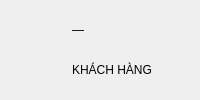
             <widget class="QFrame" name="frameKpiUsers">
              <property name="card" stdset="0">
               <bool>true</bool>
              </property>
              <property name="minimumSize">
               <size>
                <width>0</width>
                <height>84</height>
               </size>
              </property>
              <layout class="QHBoxLayout" name="horizontalLayoutKpiUsers">
               <property name="spacing">
                <number>12</number>
               </property>
               <property name="leftMargin">
                <number>14</number>
               </property>
               <property name="topMargin">
                <number>10</number>
               </property>
               <property name="rightMargin">
                <number>14</number>
               </property>
               <property name="bottomMargin">
                <number>10</number>
               </property>
               <item>
                <widget class="QLabel" name="labelKpiUsersIcon">
                 <property name="minimumSize">
                  <size>
                   <width>46</width>
                   <height>46</height>
                  </size>
                 </property>
                 <property name="maximumSize">
                  <size>
                   <width>46</width>
                   <height>46</height>
                  </size>
                 </property>
                 <property name="text">
                  <string />
                 </property>
                 <property name="pixmap">
                  <pixmap>../images/ic_kpi_users.png</pixmap>
                 </property>
                 <property name="scaledContents">
                  <bool>true</bool>
                 </property>
                </widget>
               </item>
               <item>
                <layout class="QVBoxLayout" name="verticalLayoutKpiUsers">
                 <property name="spacing">
                  <number>0</number>
                 </property>
                 <property name="leftMargin">
                  <number>0</number>
                 </property>
                 <property name="topMargin">
                  <number>0</number>
                 </property>
                 <property name="rightMargin">
                  <number>0</number>
                 </property>
                 <property name="bottomMargin">
                  <number>0</number>
                 </property>
                 <item>
                  <widget class="QLabel" name="labelKpiUsers">
                   <property name="text">
                    <string>—</string>
                   </property>
                   <property name="kpi" stdset="0">
                    <string notr="true">value</string>
                   </property>
                  </widget>
                 </item>
                 <item>
                  <widget class="QLabel" name="labelKpiUsersCaption">
                   <property name="text">
                    <string>KHÁCH HÀNG</string>
                   </property>
                   <property name="kpi" stdset="0">
                    <string notr="true">caption</string>
                   </property>
                  </widget>
                 </item>
                </layout>
               </item>
               <item>
                <spacer name="horizontalSpacer_3">
                 <property name="orientation">
                  <enum>Qt::Horizontal</enum>
                 </property>
                 <property name="sizeHint" stdset="0">
                  <size>
                   <width>20</width>
                   <height>20</height>
                  </size>
                 </property>
                </spacer>
               </item>
              </layout>
             </widget>
